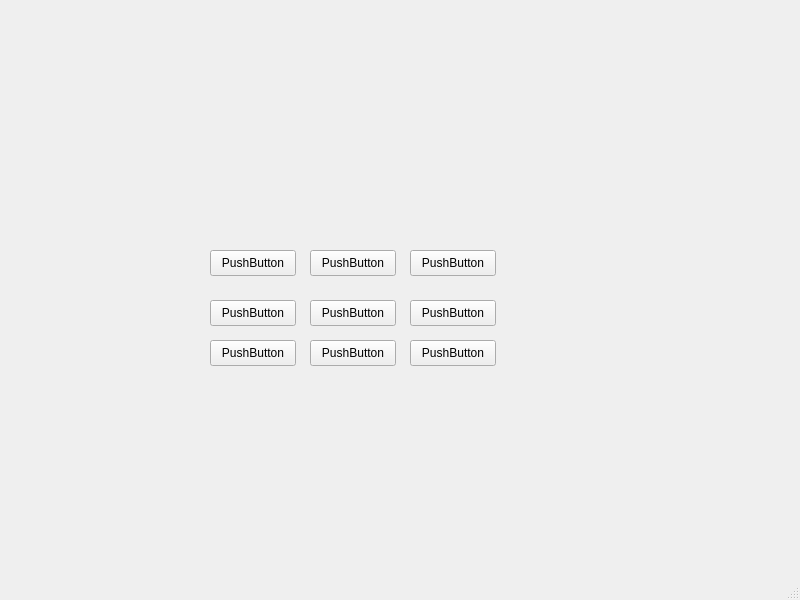
<?xml version="1.0" encoding="UTF-8"?>
<ui version="4.0">
 <class>GameWindow</class>
 <widget class="QMainWindow" name="GameWindow">
  <property name="geometry">
   <rect>
    <x>0</x>
    <y>0</y>
    <width>800</width>
    <height>600</height>
   </rect>
  </property>
  <property name="windowTitle">
   <string>GameWindow</string>
  </property>
  <widget class="QWidget" name="centralwidget">
   <widget class="QPushButton" name="button1">
    <property name="geometry">
     <rect>
      <x>210</x>
      <y>250</y>
      <width>86</width>
      <height>26</height>
     </rect>
    </property>
    <property name="text">
     <string>PushButton</string>
    </property>
   </widget>
   <widget class="QPushButton" name="button2">
    <property name="geometry">
     <rect>
      <x>210</x>
      <y>300</y>
      <width>86</width>
      <height>26</height>
     </rect>
    </property>
    <property name="text">
     <string>PushButton</string>
    </property>
   </widget>
   <widget class="QPushButton" name="button3">
    <property name="geometry">
     <rect>
      <x>210</x>
      <y>340</y>
      <width>86</width>
      <height>26</height>
     </rect>
    </property>
    <property name="text">
     <string>PushButton</string>
    </property>
   </widget>
   <widget class="QPushButton" name="button4">
    <property name="geometry">
     <rect>
      <x>310</x>
      <y>250</y>
      <width>86</width>
      <height>26</height>
     </rect>
    </property>
    <property name="text">
     <string>PushButton</string>
    </property>
   </widget>
   <widget class="QPushButton" name="button5">
    <property name="geometry">
     <rect>
      <x>310</x>
      <y>300</y>
      <width>86</width>
      <height>26</height>
     </rect>
    </property>
    <property name="text">
     <string>PushButton</string>
    </property>
   </widget>
   <widget class="QPushButton" name="button6">
    <property name="geometry">
     <rect>
      <x>310</x>
      <y>340</y>
      <width>86</width>
      <height>26</height>
     </rect>
    </property>
    <property name="text">
     <string>PushButton</string>
    </property>
   </widget>
   <widget class="QPushButton" name="button7">
    <property name="geometry">
     <rect>
      <x>410</x>
      <y>250</y>
      <width>86</width>
      <height>26</height>
     </rect>
    </property>
    <property name="text">
     <string>PushButton</string>
    </property>
   </widget>
   <widget class="QPushButton" name="button8">
    <property name="geometry">
     <rect>
      <x>410</x>
      <y>300</y>
      <width>86</width>
      <height>26</height>
     </rect>
    </property>
    <property name="text">
     <string>PushButton</string>
    </property>
   </widget>
   <widget class="QPushButton" name="button9">
    <property name="geometry">
     <rect>
      <x>410</x>
      <y>340</y>
      <width>86</width>
      <height>26</height>
     </rect>
    </property>
    <property name="text">
     <string>PushButton</string>
    </property>
   </widget>
  </widget>
  <widget class="QMenuBar" name="menubar">
   <property name="geometry">
    <rect>
     <x>0</x>
     <y>0</y>
     <width>800</width>
     <height>23</height>
    </rect>
   </property>
  </widget>
  <widget class="QStatusBar" name="statusbar"/>
 </widget>
 <resources/>
 <connections/>
</ui>
